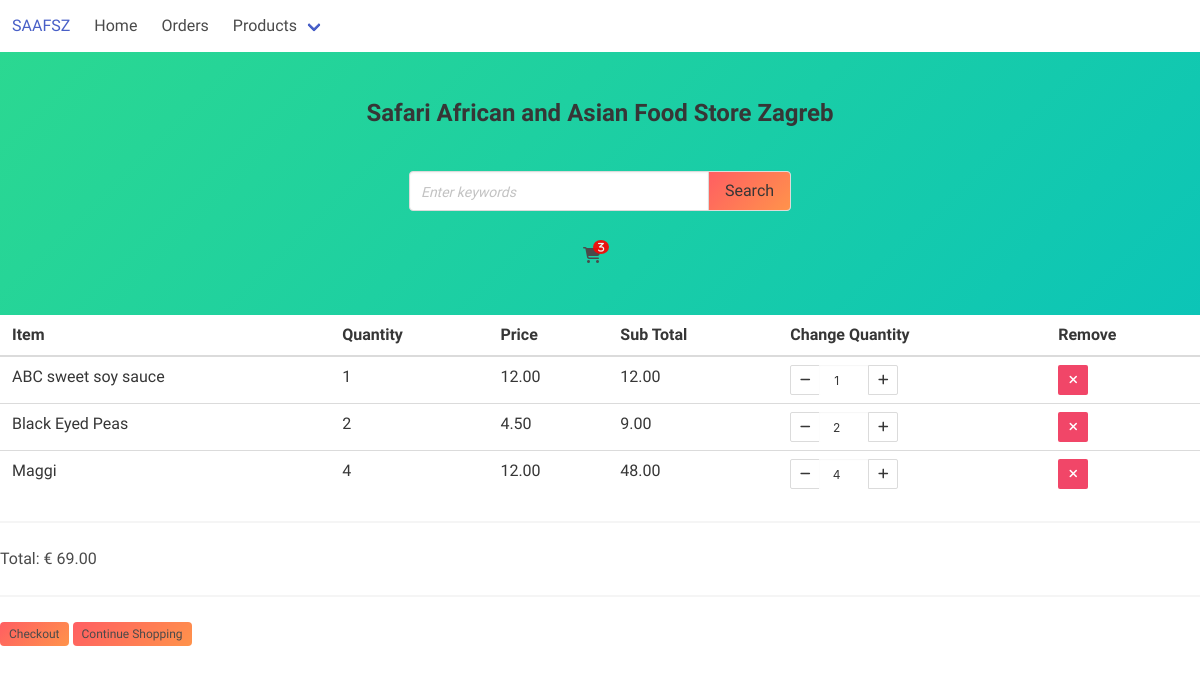
/view_cart/ (signed in), run on an earlier commit of the app's database.
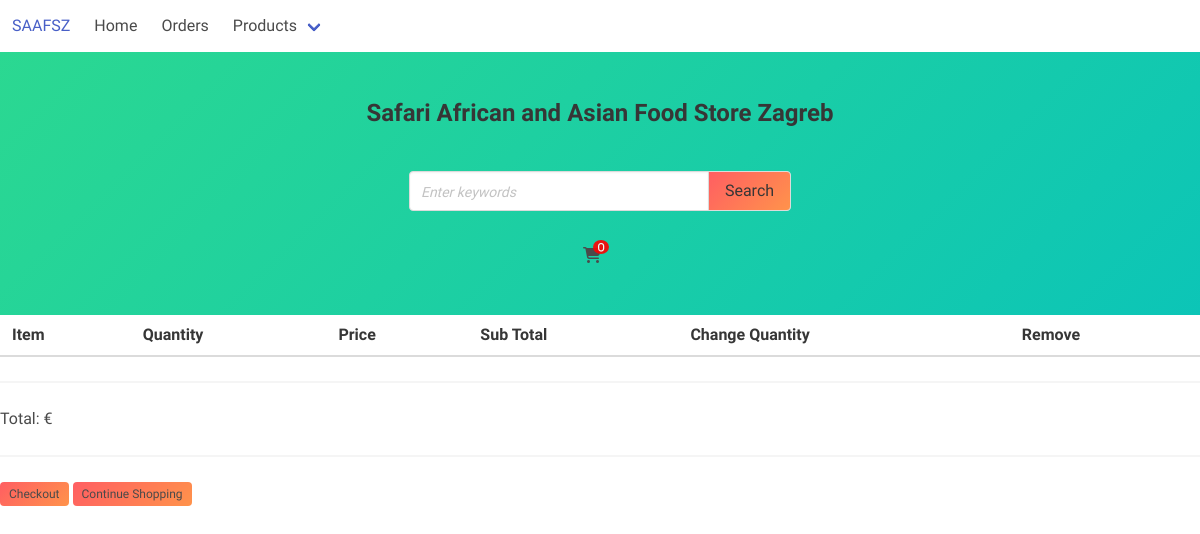
And on a later commit of the database.
### core/models.py (models this page shows, shortened)
class CartItem(models.Model):
    cart = models.ForeignKey('Cart', on_delete=models.CASCADE, null=True, blank=True)
    product = models.ForeignKey(Products, on_delete=models.CASCADE)
    quantity = models.PositiveIntegerField(default=1)
    sub_total = models.DecimalField(max_digits=10, decimal_places=2, default=0)

class Products(models.Model):
    item_name = models.CharField(max_length=100)
    description = models.TextField()
    price = models.DecimalField(max_digits=10, decimal_places=2)
    stock = models.IntegerField()
    discount = models.BooleanField(default=False)
    discount_percentage = models.IntegerField()
    image = models.BinaryField(null=True, blank=1, editable=False)
    category = models.ForeignKey('ProductCategory', on_delete=models.CASCADE)
    sold = models.IntegerField(default=0)
    class Meta:
        ordering = ('item_name',)
        verbose_name_plural = 'Products'

class Cart(models.Model):
    user = models.ForeignKey(User, on_delete=models.CASCADE, null=True, blank=True)
    products = models.ManyToManyField(Products, through='CartItem')
    total = models.DecimalField(max_digits=10, decimal_places=2, default=0)
    date_of_creation = models.DateTimeField(auto_now_add=True)

### core/views.py (the view, shortened to what this page needs)
# urls.py: path('view_cart/', views.view_cart, name='view_cart'),
def view_cart(request):
    context = {}
    if request.user.is_authenticated:
        try:
            cart = Cart.objects.get(user=request.user)
            cart_items = cart.cartitem_set.all()
        except:
            cart_items = []
    try:
        total_cost = cart.total
        context['cart_items'] = cart_items
        context['total_cost'] = total_cost
    except:
        print('No cart')
    return render(request, 'view_cart.html', context)

### core/context_processors.py (called while the page is built, shortened)
def categories(request):
    return {
        'categories': ProductCategory.objects.all()
    }

def cart(request):
    if request.user.is_authenticated:
        print(request.user)
        try:
            cart = Cart.objects.get(user=request.user)
            print(cart.cartitem_set)
            cart = cart.cartitem_set.count()
            return {
                'cart': cart
            }
        except:
            return {
                'cart': 0
            }

### core/templates/view_cart.html (shortened to what this page needs)
{% extends 'layout/base.html' %}
{% load custom_tags %}
{% block content %}
<head>
</head>
<div class="container table-container">
    <table class="table is-hoverable">
        <thead>
            <th>Item</th>
            <th>Quantity</th>
            <th>Price</th>
            <th>Sub Total</th>
            <th>Change Quantity</th>
            <th>Remove</th>
        </thead>
        {% if cart_items %}
        {% for item in cart_items %}
        <tr id="{{item.id}}">
            <td>{{item.product.item_name}}</td>
            <td class="quantity">{{item.quantity}}</td>
            <td>{{item.product.price}}</td>
            <td class="sub_total">{{item.sub_total}}</td>
            <td>
                <div class="quantity_change">
                    <div class="field has-addons quantity-field">
                        <p class="control">
                            <a class="button is-small decrement-btn">
                                <span class="icon is-small">
                                    <i class="fas fa-minus"></i>
                                </span>
                            </a>
                        </p>
                        <p class="control">
                            <input data-product-id="{{item.id}}" class="input is-small quantity-input" type="number"
                                value="{{item.quantity}}">
                        </p>
                        <p class="control">
                            <a class="button is-small increment-btn">
                                <span class="icon is-small">
                                    <i class="fas fa-plus"></i>
                                </span>
                            </a>
                        </p>
                    </div>
                </div>
            </td>
            <td>
                <a href="" class="button is-danger is-small">
                    <span class="icon is-small">
                        <i class="fas fa-times"></i>
                    </span>
                </a>
            </td>
        </tr>
        {% endfor %}
        {% endif %}
    </table>
    <hr>
    <div class="total">
        <p class="is-4">Total: €<span> {{total_cost}}</span></p>
    </div>
    <hr>
    <div class="checkout">
        <a class="tag is-colorful-btn" id="openModal">Checkout</a>
        <a href="/" class="tag is-colorful-btn">Continue Shopping</a>
    </div>
        {% include 'includes/checkout_modal.html' %}
{% endblock %}

What changed in the data, as far as the page shows it:
removed CartItem: product.item_name "ABC sweet soy sauce", quantity "1", product.price "12.00", sub_total "12.00"
removed CartItem: product.item_name "Black Eyed Peas", quantity "2", product.price "4.50", sub_total "9.00"
removed CartItem: product.item_name "Maggi", quantity "4", product.price "12.00", sub_total "48.00"
removed Cart: total "69.00"
Also different on the page:
{{ cart }}: 3 → 0 (drawn)
